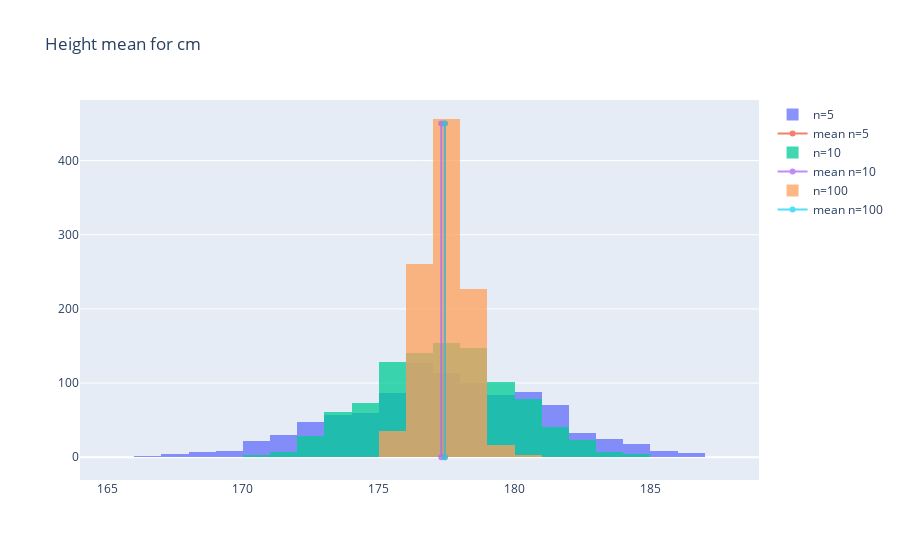
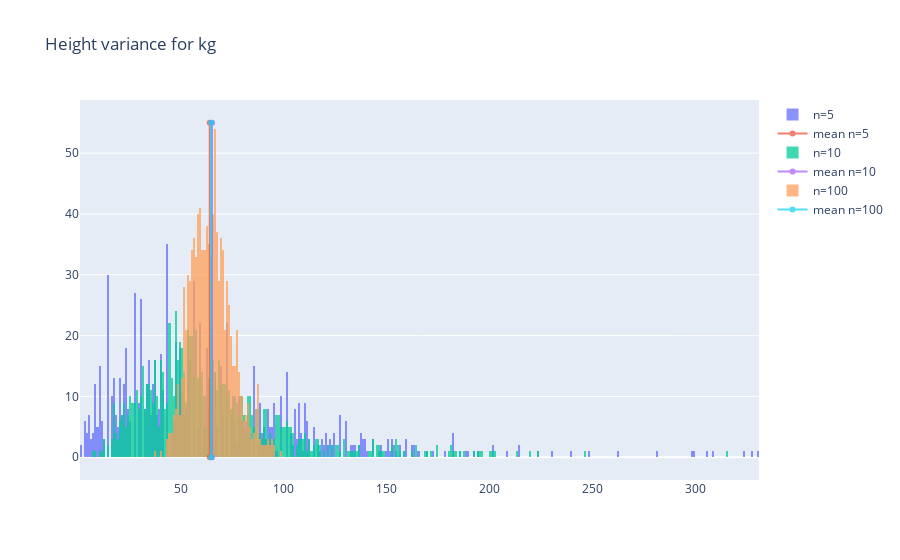
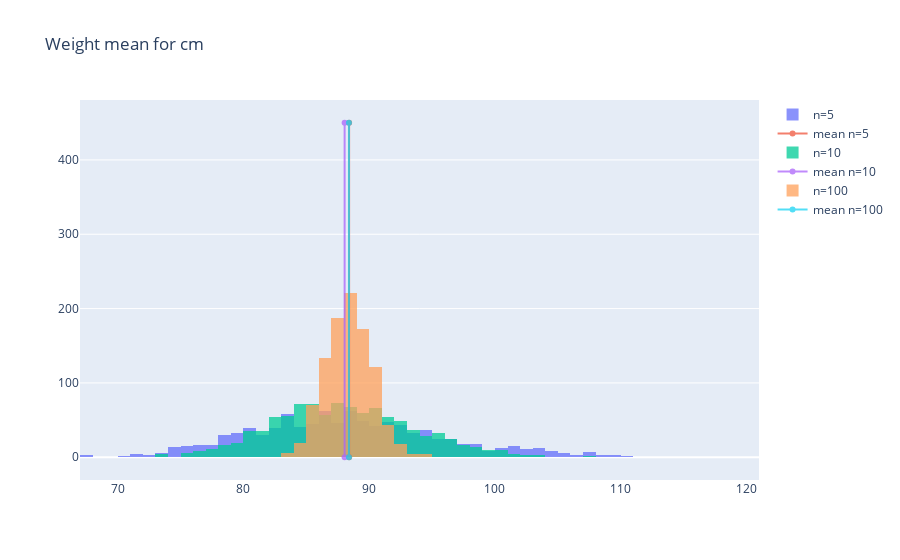
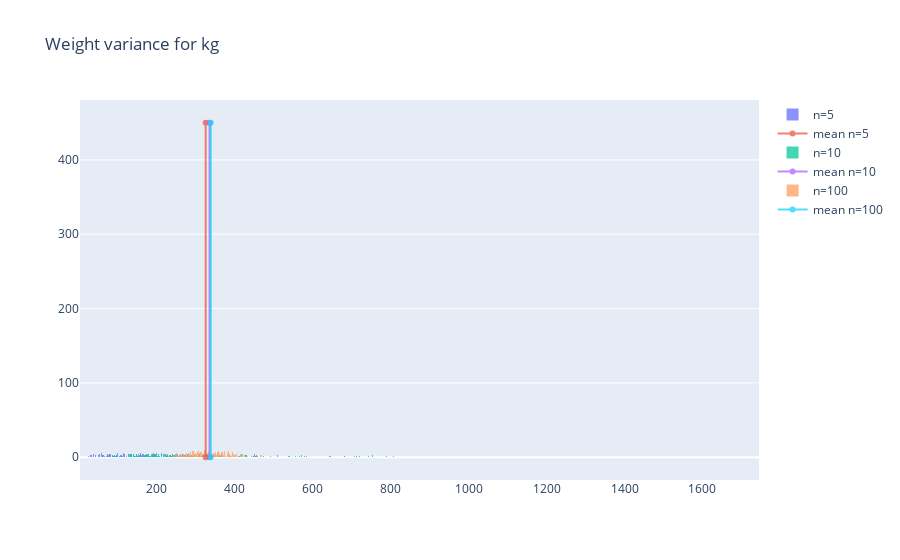

Notebook code cell kept with these figures, in order:
### Code cell
#histograms:
#Groesse mean
fig = plotly.graph_objects.Figure()
for i in range(len(N)):
    n=N[i]
    fig.add_trace(plotly.graph_objects.Histogram(x=DFs[i]['mean_h'], name='n='+str(n),xbins=dict(size=1)))
    z=DFs[i]['mean_h'].mean()
    fig.add_trace(plotly.graph_objects.Scatter(x=[z,z],y=[0,450],name='mean n='+str(n)))
fig.update_traces(opacity=.75)
fig.update_layout(
    title="Height mean for cm",
    barmode='overlay'
)
fig.show()

#Groesse var
fig = plotly.graph_objects.Figure()
for i in range(len(N)):
    n=N[i]
    fig.add_trace(plotly.graph_objects.Histogram(x=DFs[i]['var_h'], name='n='+str(n),xbins=dict(size=1)))
    z=DFs[i]['var_h'].mean()
    fig.add_trace(plotly.graph_objects.Scatter(x=[z,z],y=[0,55],name='mean n='+str(n)))
fig.update_traces(opacity=.75)
fig.update_layout(
    title="Height variance for kg",
    barmode='overlay'
)
fig.show()


#Gewicht mean
fig = plotly.graph_objects.Figure()
for i in range(len(N)):
    n=N[i]
    fig.add_trace(plotly.graph_objects.Histogram(x=DFs[i]['mean_w'], name='n='+str(n),xbins=dict(size=1)))
    z=DFs[i]['mean_w'].mean()
    fig.add_trace(plotly.graph_objects.Scatter(x=[z,z],y=[0,450],name='mean n='+str(n)))
fig.update_traces(opacity=.75)
fig.update_layout(
    title="Weight mean for cm",
    barmode='overlay'
)
fig.show()

#Gewicht var
fig = plotly.graph_objects.Figure()
for i in range(len(N)):
    n=N[i]
    fig.add_trace(plotly.graph_objects.Histogram(x=DFs[i]['var_w'], name='n='+str(n),xbins=dict(size=1)))
    z=DFs[i]['var_w'].mean()
    fig.add_trace(plotly.graph_objects.Scatter(x=[z,z],y=[0,450],name='mean n='+str(n)))
fig.update_traces(opacity=.75)
fig.update_layout(
    title="Weight variance for kg",
    barmode='overlay'
)
fig.show()

### Figure 1 — Plotly figure (JSON) as saved in the notebook; plotly's stock layout.template omitted (floating-point values rounded to 4 significant figures; data arrays with more than 128 entries replaced by an {"elided": "..."} marker saying what was removed)
{"data": [{"name": "n=5", "opacity": 0.75, "type": "histogram", "x": {"elided": "1000 float values"}, "xbins": {"size": 1}}, {"name": "mean n=5", "opacity": 0.75, "type": "scatter", "x": [177.4, 177.4], "y": [0, 450]}, {"name": "n=10", "opacity": 0.75, "type": "histogram", "x": {"elided": "1000 float values"}, "xbins": {"size": 1}}, {"name": "mean n=10", "opacity": 0.75, "type": "scatter", "x": [177.3, 177.3], "y": [0, 450]}, {"name": "n=100", "opacity": 0.75, "type": "histogram", "x": {"elided": "1000 float values"}, "xbins": {"size": 1}}, {"name": "mean n=100", "opacity": 0.75, "type": "scatter", "x": [177.4, 177.4], "y": [0, 450]}], "layout": {"barmode": "overlay", "title": {"text": "Height mean for cm"}}}

### Figure 2 — Plotly figure (JSON) as saved in the notebook; plotly's stock layout.template omitted (floating-point values rounded to 4 significant figures; data arrays with more than 128 entries replaced by an {"elided": "..."} marker saying what was removed)
{"data": [{"name": "n=5", "opacity": 0.75, "type": "histogram", "x": {"elided": "1000 float values"}, "xbins": {"size": 1}}, {"name": "mean n=5", "opacity": 0.75, "type": "scatter", "x": [64.05, 64.05], "y": [0, 55]}, {"name": "n=10", "opacity": 0.75, "type": "histogram", "x": {"elided": "1000 float values"}, "xbins": {"size": 1}}, {"name": "mean n=10", "opacity": 0.75, "type": "scatter", "x": [65.16, 65.16], "y": [0, 55]}, {"name": "n=100", "opacity": 0.75, "type": "histogram", "x": {"elided": "1000 float values"}, "xbins": {"size": 1}}, {"name": "mean n=100", "opacity": 0.75, "type": "scatter", "x": [64.77, 64.77], "y": [0, 55]}], "layout": {"barmode": "overlay", "title": {"text": "Height variance for kg"}}}

### Figure 3 — Plotly figure (JSON) as saved in the notebook; plotly's stock layout.template omitted (floating-point values rounded to 4 significant figures; data arrays with more than 128 entries replaced by an {"elided": "..."} marker saying what was removed)
{"data": [{"name": "n=5", "opacity": 0.75, "type": "histogram", "x": {"elided": "1000 float values"}, "xbins": {"size": 1}}, {"name": "mean n=5", "opacity": 0.75, "type": "scatter", "x": [88.4, 88.4], "y": [0, 450]}, {"name": "n=10", "opacity": 0.75, "type": "histogram", "x": {"elided": "1000 float values"}, "xbins": {"size": 1}}, {"name": "mean n=10", "opacity": 0.75, "type": "scatter", "x": [88.04, 88.04], "y": [0, 450]}, {"name": "n=100", "opacity": 0.75, "type": "histogram", "x": {"elided": "1000 float values"}, "xbins": {"size": 1}}, {"name": "mean n=100", "opacity": 0.75, "type": "scatter", "x": [88.39, 88.39], "y": [0, 450]}], "layout": {"barmode": "overlay", "title": {"text": "Weight mean for cm"}}}

### Figure 4 — Plotly figure (JSON) as saved in the notebook; plotly's stock layout.template omitted (floating-point values rounded to 4 significant figures; data arrays with more than 128 entries replaced by an {"elided": "..."} marker saying what was removed)
{"data": [{"name": "n=5", "opacity": 0.75, "type": "histogram", "x": {"elided": "1000 float values"}, "xbins": {"size": 1}}, {"name": "mean n=5", "opacity": 0.75, "type": "scatter", "x": [325.5, 325.5], "y": [0, 450]}, {"name": "n=10", "opacity": 0.75, "type": "histogram", "x": {"elided": "1000 float values"}, "xbins": {"size": 1}}, {"name": "mean n=10", "opacity": 0.75, "type": "scatter", "x": [335.4, 335.4], "y": [0, 450]}, {"name": "n=100", "opacity": 0.75, "type": "histogram", "x": {"elided": "1000 float values"}, "xbins": {"size": 1}}, {"name": "mean n=100", "opacity": 0.75, "type": "scatter", "x": [338.4, 338.4], "y": [0, 450]}], "layout": {"barmode": "overlay", "title": {"text": "Weight variance for kg"}}}
